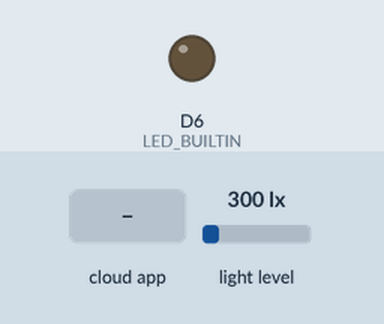
The sketch below on a simulated Arduino MKR. On the bench: output pins drawn as LEDs (lit = HIGH). Inputs (shaded band) come from the test bench; at power-on: light level 300 lx. WiFi joins after 1.5 s; servers stay silent unless stated; not simulated (calls return 0 or success): arduino_secrets.h; what the sketch prints to the serial monitor is not drawn.

Above: at 4.2 s.
4.3 s: the phone or cloud app sets intensity to 0
At 5.5 s:
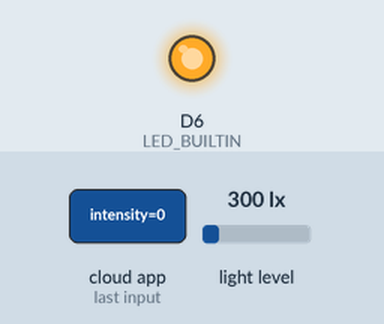
Timing chart, 0 to 7.3 s (numbered marks = the images above; inputs shaded):
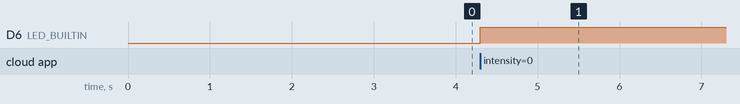

Measured:
- after the input at 4.3 s, D6 (LED_BUILTIN): LOW → HIGH at once

The sketch:

Task_3.2C_sep24a.ino
```cpp
#include "arduino_secrets.h"
/*  AUTHOR: Garima (2110994804)
    TASK  : 3.2C "Creating IFTTT Trigger"
*/


// hp_BH1750 - Version: Latest
#include <hp_BH1750.h>

/*
  Sketch generated by the Arduino IoT Cloud Thing "Untitled"
  https://create.arduino.cc/cloud/things/df6d2fa6-aa11-4f17-9ee1-16c8f5ec2cc8

  Arduino IoT Cloud Variables description

  The following variables are automatically generated and updated when changes are made to the Thing

  float intensity;
  bool sunlight;

  Variables which are marked as READ/WRITE in the Cloud Thing will also have functions
  which are called when their values are changed from the Dashboard.
  These functions are generated with the Thing and added at the end of this sketch.
*/

#include "thingProperties.h"

float sensor;
hp_BH1750 BH1750;

void setup() {

  // Initialize serial and wait for port to open:
  Serial.begin(9600);

  // This delay gives the chance to wait for a Serial Monitor without blocking if none is found
  delay(1500);

  pinMode(LED_BUILTIN, OUTPUT);

  //setting the address and initializing the light sensor
  bool avail = BH1750.begin(BH1750_TO_GROUND);

  // Defined in thingProperties.h
  initProperties();

  // Connect to Arduino IoT Cloud
  ArduinoCloud.begin(ArduinoIoTPreferredConnection);

  setDebugMessageLevel(2);
  ArduinoCloud.printDebugInfo();
}


void loop() {

  ArduinoCloud.update();
  BH1750.start();
  sensor = BH1750.getLux();
  intensity = sensor;
}


/*
  Since Intensity is READ_WRITE variable, onIntensityChange() is
  executed every time a new value is received from IoT Cloud.
*/
void onIntensityChange()  {

    if(intensity > 300)
    {
      //Terrarium is exposed to sunlight
      sunlight = true;
      onSunlightChange();

      //Print light intensity and sunlight value
      Serial.print("Light intensity: ");
      Serial.print(intensity);
      Serial.println("Sufficient sunlight! ");
    }
    else
    {
      sunlight = false;
      onSunlightChange();
      digitalWrite(LED_BUILTIN, HIGH);
      Serial.print("Light intensity: ");
      Serial.print(intensity);
      Serial.println("Insufficient sunlight! ");
    }
    //Taking a delay of 5 seconds
    delay(5000);
}

/*
  Since Sunlight is READ_WRITE variable, onSunlightChange() is
  executed every time a new value is received from IoT Cloud.
*/
void onSunlightChange()  {
  if(sunlight = true)
  {
  //Turn led on
  digitalWrite(LED_BUILTIN,HIGH);
  //Give a delay for 2 second
  delay(2000);
  }
  else if(sunlight = false)
  {
  //Turn led off
  digitalWrite(LED_BUILTIN, LOW);
  //Give a delay for 2 second
  delay(2000);
  }

}
```

thingProperties.h
```cpp
// Code generated by Arduino IoT Cloud, DO NOT EDIT.

#include <ArduinoIoTCloud.h>
#include <Arduino_ConnectionHandler.h>

const char SSID[]     = SECRET_SSID;    // Network SSID (name)
const char PASS[]     = SECRET_PASS;    // Network password (use for WPA, or use as key for WEP)

void onIntensityChange();
void onSunlightChange();

float intensity;
bool sunlight;

void initProperties(){

  ArduinoCloud.addProperty(intensity, READWRITE, ON_CHANGE, onIntensityChange);
  ArduinoCloud.addProperty(sunlight, READWRITE, ON_CHANGE, onSunlightChange);

}

WiFiConnectionHandler ArduinoIoTPreferredConnection(SSID, PASS);
```
